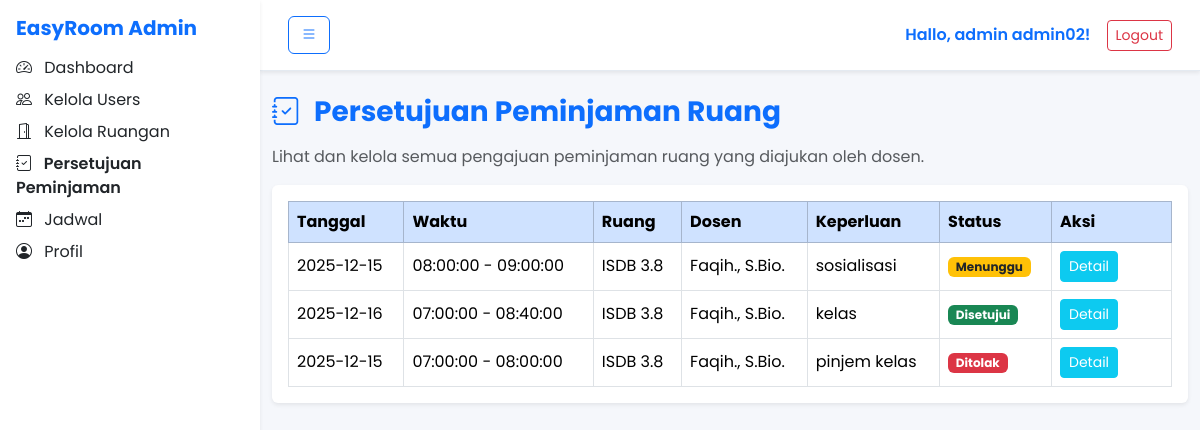
Screenshot of /admin/peminjaman.php (signed in) with the database file from the repository.
### tables this page shows
CREATE TABLE `peminjaman` (
  `kode_peminjaman` varchar(15) NOT NULL,
  `id_dosen` varchar(15) DEFAULT NULL,
  `kode_ruang` varchar(15) DEFAULT NULL,
  `id_admin` varchar(15) DEFAULT NULL,
  `tanggal` date DEFAULT NULL,
  `waktu_mulai` time DEFAULT NULL,
  `waktu_selesai` time DEFAULT NULL,
  `keperluan` text,
  `file_pengajuan` varchar(255) DEFAULT NULL,
  `status` enum('Menunggu','Disetujui','Ditolak') DEFAULT 'Menunggu',
  `catatan_admin` text
);

CREATE TABLE `ruang` (
  `kode_ruang` varchar(15) NOT NULL,
  `nama_ruang` varchar(50) NOT NULL,
  `kapasitas` int DEFAULT NULL,
  `fasilitas` text,
  `lokasi` varchar(100) DEFAULT NULL,
  `status` enum('Terpakai','Kosong') DEFAULT 'Terpakai'
);

CREATE TABLE `dosen` (
  `id_dosen` varchar(15) NOT NULL,
  `nama_dosen` varchar(100) NOT NULL,
  `nip` varchar(20) DEFAULT NULL,
  `email` varchar(100) DEFAULT NULL,
  `password` varchar(255) NOT NULL
);

### functions.php (called while the page is built, shortened)
<?php
function current_user(): ?array
{
    return $_SESSION['user'] ?? null;
}

### admin/peminjaman.php (the view, shortened to what this page needs)
<?php
require_once __DIR__ . '/../functions.php';
require_once __DIR__ . '/../config.php';
$sql = "
    SELECT p.*, r.nama_ruang, d.nama_dosen
    FROM peminjaman p
    JOIN ruang r ON p.kode_ruang = r.kode_ruang
    JOIN dosen d ON p.id_dosen = d.id_dosen
    ORDER BY
        FIELD(p.status, 'Menunggu', 'Disetujui', 'Ditolak'),
        p.tanggal DESC, p.waktu_mulai DESC
";
$peminjaman = $conn->query($sql);
?>
<!doctype html>
<html lang="id">
<head>
    <link rel="stylesheet" href="https://cdn.jsdelivr.net/npm/bootstrap@5.3.3/dist/css/bootstrap.min.css">
    <link rel="stylesheet" href="https://cdn.jsdelivr.net/npm/bootstrap-icons@1.11.3/font/bootstrap-icons.css">
    <link rel="stylesheet" href="https://unpkg.com/aos@2.3.1/dist/aos.css">
    <link rel="stylesheet" href="../assets/css/style.css">
</head>
<body>
    <?php include 'sidebar.php'; ?>
    <div class="content">
        <?php include 'header.php'; ?>
        <div class="container py-4">
            <h3 class="fw-bold text-primary mb-3">
                <i class="bi bi-journal-check me-2"></i> Persetujuan Peminjaman Ruang
            </h3>
            <p class="text-muted mb-3">
                Lihat dan kelola semua pengajuan peminjaman ruang yang diajukan oleh dosen.
            </p>
            <div class="card shadow-sm border-0">
                <div class="card-body">
                    <?php if ($peminjaman->num_rows === 0): ?>
                        <p class="text-muted mb-0">Belum ada pengajuan peminjaman.</p>
                    <?php else: ?>
                        <div class="table-responsive">
                            <table class="table table-bordered align-middle mb-0">
                                <thead class="table-primary">
                                    <tr>
                                        <th>Tanggal</th>
                                        <th>Waktu</th>
                                        <th>Ruang</th>
                                        <th>Dosen</th>
                                        <th>Keperluan</th>
                                        <th>Status</th>
                                        <th style="width: 120px;">Aksi</th>
                                    </tr>
                                </thead>
                                <tbody>
                                    <?php while ($p = $peminjaman->fetch_assoc()): ?>
                                        <tr>
                                            <td><?= htmlspecialchars($p['tanggal']); ?></td>
                                            <td><?= htmlspecialchars($p['waktu_mulai']); ?> - <?= htmlspecialchars($p['waktu_selesai']); ?></td>
                                            <td><?= htmlspecialchars($p['nama_ruang']); ?></td>
                                            <td><?= htmlspecialchars($p['nama_dosen']); ?></td>
                                            <td><?= htmlspecialchars($p['keperluan']); ?></td>
                                            <td>
                                                <?php if ($p['status'] === 'Menunggu'): ?>
                                                    <span class="badge bg-warning text-dark">Menunggu</span>
                                                <?php elseif ($p['status'] === 'Disetujui'): ?>
                                                    <span class="badge bg-success">Disetujui</span>
                                                <?php else: ?>
                                                    <span class="badge bg-danger">Ditolak</span>
                                                <?php endif; ?>
                                            </td>
                                            <td>
                                                <a href="peminjaman_detail.php?id=<?= $p['kode_peminjaman']; ?>"
                                                    class="btn btn-sm btn-info text-white">
                                                    Detail
                                                </a>
                                            </td>
                                        </tr>
                                    <?php endwhile; ?>
                                </tbody>
                            </table>
                        </div>
                    <?php endif; ?>
                </div>
            </div>
        </div>
    </div>
</body>
</html>

### admin/sidebar.php (shortened to what this page needs)
<?php
$current = basename($_SERVER['PHP_SELF']);
function is_active($file)
{
    global $current;
    return $current === $file ? ' active text-primary fw-semibold' : '';
}
?>
<div id="sidebar" class="bg-white shadow-sm p-3 sidebar">
    <h5 class="fw-bold text-primary mb-3">EasyRoom Admin</h5>
    <ul class="list-unstyled">
        <li class="mb-2">
            <a href="../admin/index.php" class="text-dark<?= is_active('index.php'); ?>">
                <i class="bi bi-speedometer2 me-2"></i> Dashboard
            </a>
        </li>
        <li class="mb-2">
            <a href="../admin/users.php" class="text-dark<?= is_active('users.php'); ?>">
                <i class="bi bi-people me-2"></i> Kelola Users
            </a>
        </li>
        <li class="mb-2">
            <a href="../admin/ruang.php" class="text-dark<?= is_active('ruang.php'); ?>">
                <i class="bi bi-door-open me-2"></i> Kelola Ruangan
            </a>
        </li>
        <li class="mb-2">
            <a href="../admin/peminjaman.php" class="text-dark<?= is_active('peminjaman.php'); ?>">
                <i class="bi bi-journal-check me-2"></i> Persetujuan Peminjaman
            </a>
        </li>
        <li class="mb-2">
            <a href="../admin/jadwal.php" class="text-dark<?= is_active('jadwal.php'); ?>">
                <i class="bi bi-calendar-week me-2"></i> Jadwal
            </a>
        </li>
        <li class="mb-2">
            <a href="../admin/profil.php" class="text-dark<?= is_active('profil.php'); ?>">
                <i class="bi bi-person-circle me-2"></i> Profil
            </a>
        </li>
    </ul>
</div>

### admin/header.php (shortened to what this page needs)
<?php
require_once __DIR__ . '/../functions.php';
$user = current_user();
?>
<nav class="navbar navbar-light bg-white shadow-sm p-3">
    <div class="container-fluid">
        <button class="btn btn-outline-primary" id="toggleSidebar">
            <i class="bi bi-list"></i>
        </button>
        <span class="ms-auto fw-semibold text-primary">
            Hallo, admin <?= htmlspecialchars($user['nama']); ?>!
        </span>
        <a href="../logout.php" class="btn btn-outline-danger btn-sm ms-3">
            Logout
        </a>
    </div>
</nav>

### assets/css/style.css (style rules this page uses)
body { font-family: "Poppins", sans-serif; background: #f5f7fb; color: #1f2933; }
a { text-decoration: none; }
.navbar { backdrop-filter: blur(8px); background: rgba(255, 255, 255, 0.95) !important; border-bottom: 1px solid rgba(226, 232, 240, 0.9); }

### admin/sidebar.php (style rules this page uses)
:root { --sidebar-width: 260px; }
.sidebar { width: var(--sidebar-width); height: 100vh; position: fixed; top: 0; left: 0; transition: left 0.3s ease-in-out; overflow-y: auto; z-index: 1000; }
.content { margin-left: var(--sidebar-width); transition: margin-left 0.3s ease-in-out; width: calc(100% - var(--sidebar-width)); }

### rows the page displays
peminjaman: tanggal "2025-12-15", waktu_mulai "08:00:00", waktu_selesai "09:00:00", kode_ruang.nama_ruang "ISDB 3.8", id_dosen.nama_dosen "Faqih., S.Bio.", keperluan "sosialisasi", status "Menunggu"
peminjaman: tanggal "2025-12-16", waktu_mulai "07:00:00", waktu_selesai "08:40:00", kode_ruang.nama_ruang "ISDB 3.8", id_dosen.nama_dosen "Faqih., S.Bio.", keperluan "kelas", status "Disetujui"
peminjaman: tanggal "2025-12-15", waktu_mulai "07:00:00", waktu_selesai "08:00:00", kode_ruang.nama_ruang "ISDB 3.8", id_dosen.nama_dosen "Faqih., S.Bio.", keperluan "pinjem kelas", status "Ditolak"

### other values shown
$user['nama'] "admin02"
